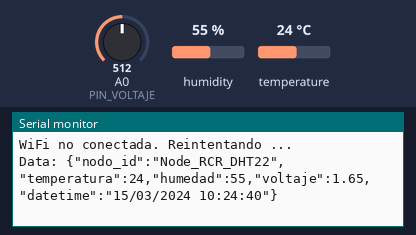
This sketch was run on a simulated ESP8266 (NodeMCU). Shown: the last lines printed to the serial monitor. The test bench sets the inputs (shaded band); at power-on: humidity 55 %, A0 (PIN_VOLTAJE) = 512, temperature 24 °C. WiFi joins after 1.5 s; servers stay silent unless stated; the local clock reads 2024-03-15 10:24:30 at power-on unless the sketch sets it; no MQTT or app messages arrive unless stated.

Above: at 18.0 s.
18.1 s: humidity set to 22 %
At 20.7 s:
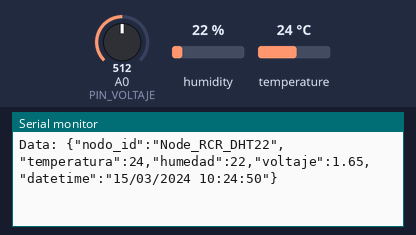
33.1 s: A0 (PIN_VOLTAJE) set to 716
At 41.5 s:
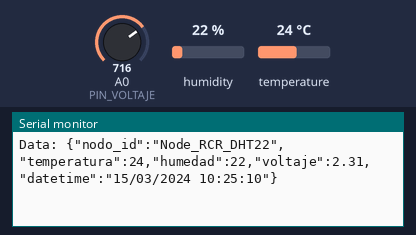
48.1 s: temperature set to 12 °C
At 50.7 s:
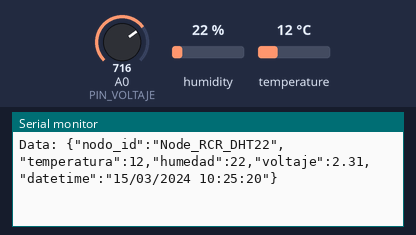
63.1 s: A0 (PIN_VOLTAJE) set to 900
At 71.5 s:
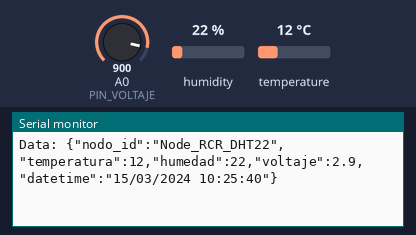
Timing chart, 0 to 73.0 s (numbered marks = the images above; inputs shaded):
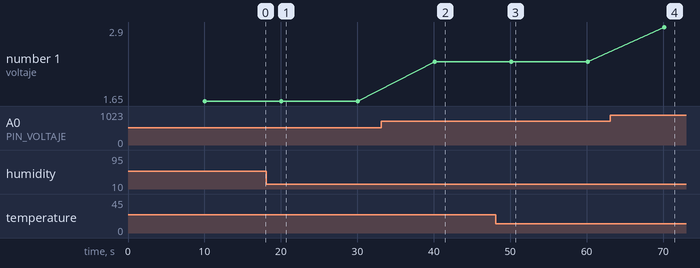

Measured:
- after the input at 18.1 s, the serial monitor: prints a new line after 2.0 s (image 1)
- after the input at 33.1 s, the serial monitor: prints a new line after 7.0 s (image 2)
- after the input at 48.1 s, the serial monitor: prints a new line after 2.0 s (image 3)
- after the input at 63.1 s, the serial monitor: prints a new line after 7.0 s (image 4)
- plotted number 1: 1.65 → 2.31 after the input at 33.1 s, 2.31 → 2.9 after the input at 63.1 s

The sketch:

dht22.ino
```cpp
#include <ESP8266WiFi.h>
WiFiClient wifi;

#include <time.h>
const char* TZ_INFO = "CLT4CLST,M9.1.6/24,M4.1.6/24";

#include <ArduinoJson.h>
JsonDocument jsonDoc;
char buffer[512];

#include <MQTT.h>
MQTTClient mqtt;

#include "MiConfig.h"

#include "DHT.h"
DHT dht(PIN_DHT, DHT22);

// inicializacion del programa
void setup() {
  // inicia monitor serial
  Serial.begin(115200);
  Serial.println();
  Serial.println();
  Serial.flush();

  // inicializa la red
  WiFi.mode(WIFI_STA);
  WiFi.setAutoReconnect(true);
  WiFi.begin(WIFI_SSID, WIFI_PASS);

  // inicializa ntp
  configTime(TZ_INFO, "pool.ntp.org", "time.nist.gov");

  // inicializa mqtt
  mqtt.begin(MQTT_SERVER, MQTT_PORT, wifi);
  mqtt.loop();
  delay(10);

  // inicializa el DHT22
  dht.begin();

  // para leer el voltaje de la pila
  pinMode(PIN_VOLTAJE, INPUT);
}

// ciclo de ejecucion
void loop() {
  if (WiFi.status() == WL_CONNECTED) {
    if (!mqtt.connected())
      mqtt.connect(MQTT_CLIENT_ID, MQTT_CLIENT_USER, MQTT_CLIENT_PASS, false);
    if (mqtt.connected()) {
      // limpiamos
      jsonDoc.clear();

      // id de este nodo
      jsonDoc["nodo_id"] = NODO_ID;

      // datos del sensor DHT22
      float temperatura = dht.readTemperature();
      float humedad = dht.readHumidity();
      jsonDoc["temperatura"] = isnan(temperatura) ? -999 : temperatura;
      jsonDoc["humedad"] = isnan(humedad) ? -999 : humedad;

      // datos del voltaje
      jsonDoc["voltaje"] = round(analogRead(PIN_VOLTAJE) * (3.3 / 1023.0) * 100.0) / 100.0;

      // datos del reloj
      time_t now = time(nullptr);
      struct tm* timeinfo = localtime(&now);
      char timeBuffer[25];
      strftime(timeBuffer, sizeof(timeBuffer), "%d/%m/%Y %H:%M:%S", timeinfo);
      jsonDoc["datetime"] = timeBuffer;

      // para procesamiento interno
      yield();

      // formateamos y vemos la data a transmitir
      serializeJson(jsonDoc, buffer);
      Serial.print("Data: ");
      Serial.print(buffer);
      Serial.println();
      Serial.flush();

      // publicamos
      mqtt.publish(MQTT_TOPIC, buffer);
    } else {
      Serial.println("MQTT no conectado. Reintentando ...");
      Serial.flush();
    }
  } else {
    Serial.println("WiFi no conectada. Reintentando ...");
    Serial.flush();
  }

  mqtt.loop();
  delay(DELAY_MS);
}
```

MiConfig.h
```cpp
#ifndef _MI_CONFIG_H
#define _MI_CONFIG_H

#define NODO_ID "Node_RCR_DHT22"
#define PIN_VOLTAJE A0
#define PIN_DHT D5

#define DELAY_MS 10000

#define WIFI_SSID "ssid"
#define WIFI_PASS "pass"

#define MQTT_CLIENT_ID NODO_ID
#define MQTT_CLIENT_USER nullptr
#define MQTT_CLIENT_PASS nullptr

#define MQTT_SERVER "10.42.0.1"
#define MQTT_PORT 1883
#define MQTT_TOPIC "rcr/demos/dht22"

#endif  // _MI_CONFIG_H
```
